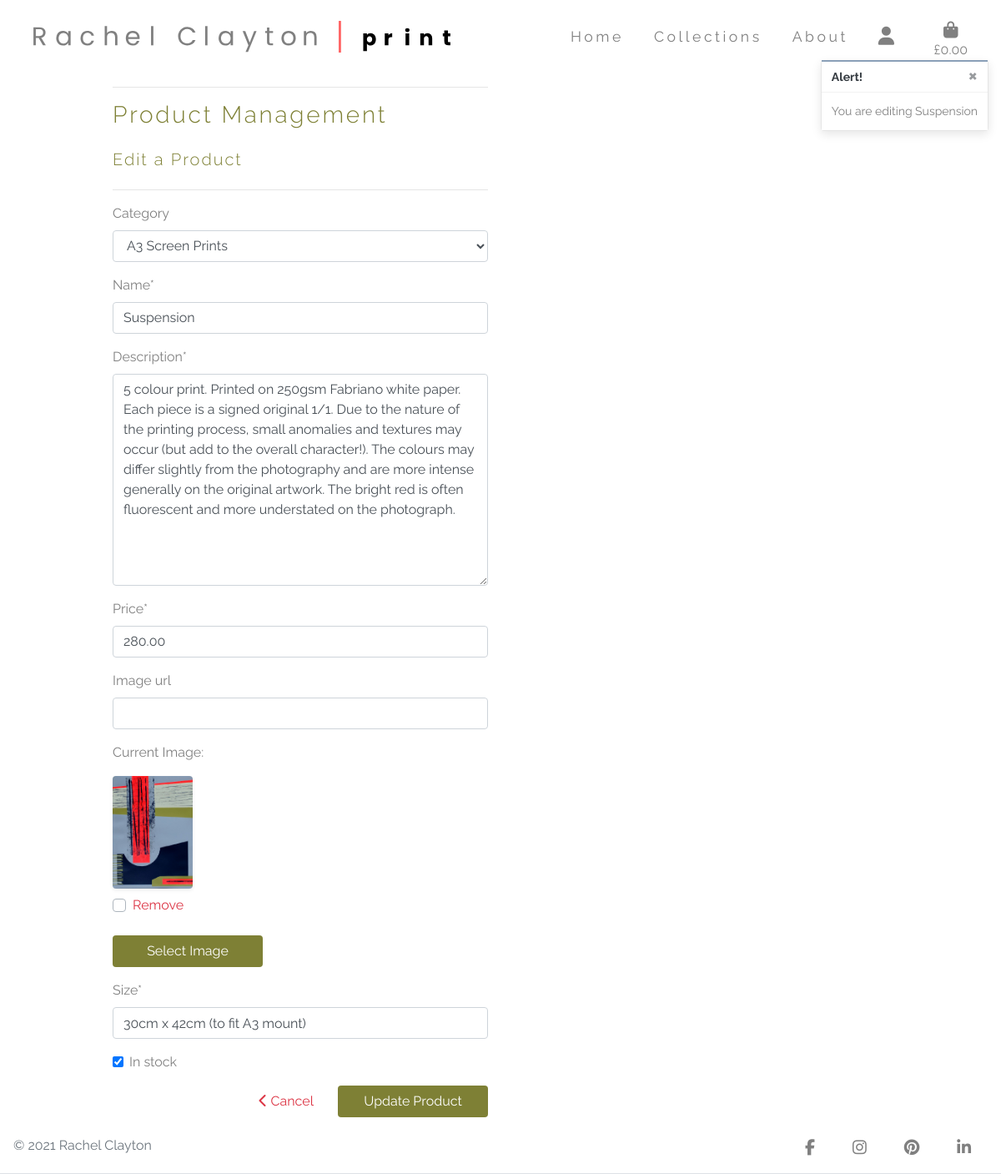
Page /products/edit/1/ (signed in) on the committed database.
### products/models.py (models this page shows, shortened)
class Product(models.Model):
    category = models.ForeignKey(
        'Category', null=True, blank=True, on_delete=models.SET_NULL)
    name = models.CharField(max_length=250)
    description = models.TextField()
    price = models.DecimalField(max_digits=6, decimal_places=2)
    image_url = models.URLField(max_length=1024, null=True, blank=True)
    image = models.ImageField(null=True, blank=True)
    size = models.CharField(max_length=50)
    in_stock = models.BooleanField(default=True)

### products/views.py (the view)
# urls.py: path('edit/<int:product_id>/', views.edit_product, name='edit_product'),
@login_required
def edit_product(request, product_id):
    if not request.user.is_superuser:
        messages.error(request, 'Sorry, only store owners can do that.')
        return redirect(reverse('home'))
    product = get_object_or_404(Product, pk=product_id)
    if request.method == 'POST':
        form = ProductForm(request.POST, request.FILES, instance=product)
        if form.is_valid():
            form.save()
            messages.success(request, 'Successfully updated product!')
            return redirect(reverse('product_detail', args=[product.id]))
        else:
            messages.error(request, 'Failed to update product. Please ensure the form is valid.')
    else:
        form = ProductForm(instance=product)
        messages.info(request, f'You are editing {product.name}')
    template = 'products/edit_product.html'
    context = {
        'form': form,
        'product': product,
    }
    return render(request, template, context)

### products/forms.py
class ProductForm(forms.ModelForm):
    class Meta:
        model = Product
        fields = '__all__'
    image = forms.ImageField(label='Image', required=False, widget=CustomClearableFileInput)
    def __init__(self, *args, **kwargs):
        super().__init__(*args, **kwargs)
        categories = Category.objects.all()
        friendly_names = [(c.id, c.get_friendly_name()) for c in categories]
        self.fields['category'].choices = friendly_names
        for field_name, field in self.fields.items():
            field.widget.attrs['class'] = 'rounded'

### bag/contexts.py (called while the page is built, shortened)
def bag_contents(request):
    bag_items = []
    total = 0
    product_count = 0
    bag = request.session.get('bag', {})
    vat = total * Decimal(settings.UK_VAT_PERCENTAGE / 100)
    grand_total = total + vat
    vat_percentage = grand_total - (vat * 5)
    context = {
        'bag_items': bag_items,
        'total': total,
        'product_count': product_count,
        'vat': settings.UK_VAT_PERCENTAGE,
        'grand_total': grand_total,
        'vat_percentage': vat_percentage,
    }
    return context

### products/models.py (called while the page is built)
    def get_friendly_name(self):
        return self.friendly_name

### products/templates/products/edit_product.html (shortened to what this page needs)
{% extends "base.html" %}
{% load static %}
{% block content %}
    <div class="overlay"></div>
    <div class="container">
        <div class="row">
            <div class="col-12 col-md-6">
                <hr>
                <h3 class="font-weight-light title-font mb-4">Product Management</h3>
                <h5 class="font-weight-light title-font mb-4">Edit a Product</h5>
                <hr>
            </div>
        </div>
        <div class="row">
            <div class="col-12 col-md-6">
                <form method="POST" action="{% url 'edit_product' product.id %}" class="form mb-2" enctype="multipart/form-data">
                    {% for field in form %}
                        {% if field.name != 'image' %}
                            {{ field | as_crispy_field }}
                        {% else %}
                            {{ field }}
                        {% endif %}
                    {% endfor %}
                    <div class="text-right">
                        <a href="{% url 'products' %}" class="btn btn-md text-danger mr-3">
                            <span class="icon">
                                <i class="fas fa-chevron-left"></i>
                            </span>
                            <span>Cancel</span>
                        </a>
                        <button class="rounded shop-now-button btn btn-md py-auto float-right" type="submit">Update Product</button>
                    </div>
                </form>
            </div>
        </div>
    </div>
{% endblock %}

### static/css/base.css (style rules this page uses)
html { height: 100%; }
body { height: calc(100vh - 164px); background-color: white; font-family: 'Raleway', sans-serif; color: #808080; }
.title-font { letter-spacing: .1em; color: #7E8035; }
* { -webkit-tap-highlight-color: rgba(236, 12, 12, 0) !important; -webkit-focus-ring-color: rgba(255, 255, 255, 0) !important; outline: none !important; }
.overlay { height: 100%; width: 100%; top: 0; left: 0; position: fixed; background: white; z-index: -1; }
.shop-now-button { background: #7E8035; color: white; min-width: 180px; }
@media (min-width: 1200px) { .container { max-width: 80%; } }

### rows in the picture
Product: category "A3 Screen Prints" "Suspension" "5 colour print. Printed on 250gsm Fabriano white paper. Each piece is a signed original 1/1. Due to the nature of the printing process, small anomalies and textures may occur (but add to the overall character!). The colours may differ slightly from the photography and are more intense generally on the original artwork. The bright red is often fluorescent and more understated on the photograph." "280.00" "30cm x 42cm (to fit A3 mount)" "☑"

### other values in the picture
{{ message }} "You are editing Suspension"
{{ widget.initial_text }} "Current Image"
{{ widget.clear_checkbox_label }} "Remove"
